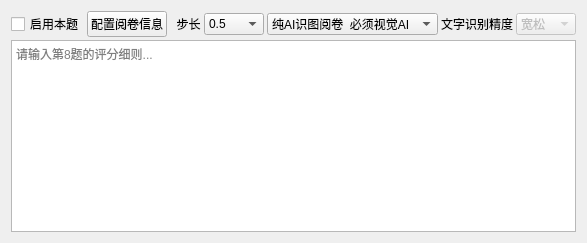
          <widget class="QWidget" name="tab_question8">
           <attribute name="title">
            <string>题目8</string>
           </attribute>
           <layout class="QVBoxLayout" name="verticalLayout_q8">
            <property name="spacing">
             <number>3</number>
            </property>
            <item>
             <layout class="QHBoxLayout" name="horizontalLayout_q8_header">
              <item>
               <widget class="QCheckBox" name="enableQuestion8">
                <property name="text">
                 <string>启用本题</string>
                </property>
               </widget>
              </item>
              <item>
               <widget class="QPushButton" name="configQuestion8">
                <property name="text">
                 <string>配置阅卷信息</string>
                </property>
               </widget>
              </item>
              <item>
               <widget class="QLabel" name="label_step8">
                <property name="sizePolicy">
                 <sizepolicy hsizetype="Fixed" vsizetype="Preferred">
                  <horstretch>0</horstretch>
                  <verstretch>0</verstretch>
                 </sizepolicy>
                </property>
                <property name="text">
                 <string>  步长</string>
                </property>
               </widget>
              </item>
              <item>
               <widget class="QComboBox" name="score_rounding_step_8">
                <property name="sizePolicy">
                 <sizepolicy hsizetype="Fixed" vsizetype="Fixed">
                  <horstretch>0</horstretch>
                  <verstretch>0</verstretch>
                 </sizepolicy>
                </property>
                <property name="minimumSize">
                 <size>
                  <width>60</width>
                  <height>0</height>
                 </size>
                </property>
                <item>
                 <property name="text">
                  <string>0.5</string>
                 </property>
                </item>
                <item>
                 <property name="text">
                  <string>1</string>
                 </property>
                </item>
               </widget>
              </item>
              <item>
               <widget class="QComboBox" name="ocr_mode_8">
                <property name="sizePolicy">
                 <sizepolicy hsizetype="Fixed" vsizetype="Fixed">
                  <horstretch>0</horstretch>
                  <verstretch>0</verstretch>
                 </sizepolicy>
                </property>
                <property name="minimumSize">
                 <size>
                  <width>160</width>
                  <height>0</height>
                 </size>
                </property>
                <item>
                 <property name="text">
                  <string>纯AI识图阅卷  必须视觉AI</string>
                 </property>
                </item>
                <item>
                 <property name="text">
                  <string>百度OCR识别文字+AI评阅</string>
                 </property>
                </item>
               </widget>
              </item>
              <item>
               <widget class="QLabel" name="label_15_q8">
                <property name="sizePolicy">
                 <sizepolicy hsizetype="Fixed" vsizetype="Preferred">
                  <horstretch>0</horstretch>
                  <verstretch>0</verstretch>
                 </sizepolicy>
                </property>
                <property name="text">
                 <string>文字识别精度</string>
                </property>
               </widget>
              </item>
              <item>
               <widget class="QComboBox" name="ocr_quality_8">
                <property name="enabled">
                 <bool>false</bool>
                </property>
                <property name="sizePolicy">
                 <sizepolicy hsizetype="Fixed" vsizetype="Fixed">
                  <horstretch>0</horstretch>
                  <verstretch>0</verstretch>
                 </sizepolicy>
                </property>
                <property name="minimumSize">
                 <size>
                  <width>60</width>
                  <height>0</height>
                 </size>
                </property>
                <item>
                 <property name="text">
                  <string>宽松</string>
                 </property>
                </item>
                <item>
                 <property name="text">
                  <string>适度</string>
                 </property>
                </item>
                <item>
                 <property name="text">
                  <string>严格</string>
                 </property>
                </item>
               </widget>
              </item>
             </layout>
            </item>
            <item>
             <widget class="QPlainTextEdit" name="StandardAnswer_text_8">
              <property name="placeholderText">
               <string>请输入第8题的评分细则...</string>
              </property>
             </widget>
            </item>
           </layout>
          </widget>
